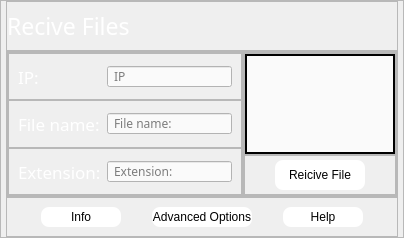
        <widget class="QFrame" name="Recive">
         <property name="styleSheet">
          <string notr="true">background-color: none;</string>
         </property>
         <property name="frameShape">
          <enum>QFrame::StyledPanel</enum>
         </property>
         <property name="frameShadow">
          <enum>QFrame::Raised</enum>
         </property>
         <layout class="QVBoxLayout" name="verticalLayout_14">
          <property name="spacing">
           <number>0</number>
          </property>
          <property name="leftMargin">
           <number>5</number>
          </property>
          <property name="topMargin">
           <number>0</number>
          </property>
          <property name="rightMargin">
           <number>5</number>
          </property>
          <property name="bottomMargin">
           <number>0</number>
          </property>
          <item>
           <widget class="QFrame" name="Frame_lable">
            <property name="minimumSize">
             <size>
              <width>0</width>
              <height>50</height>
             </size>
            </property>
            <property name="maximumSize">
             <size>
              <width>16777215</width>
              <height>50</height>
             </size>
            </property>
            <property name="frameShape">
             <enum>QFrame::StyledPanel</enum>
            </property>
            <property name="frameShadow">
             <enum>QFrame::Raised</enum>
            </property>
            <layout class="QVBoxLayout" name="verticalLayout_15">
             <property name="spacing">
              <number>0</number>
             </property>
             <property name="leftMargin">
              <number>0</number>
             </property>
             <property name="topMargin">
              <number>0</number>
             </property>
             <property name="rightMargin">
              <number>0</number>
             </property>
             <property name="bottomMargin">
              <number>0</number>
             </property>
             <item>
              <widget class="QLabel" name="label_Recive">
               <property name="font">
                <font>
                 <family>Sylfaen</family>
                 <pointsize>17</pointsize>
                </font>
               </property>
               <property name="styleSheet">
                <string notr="true">color: rgb(255, 255, 255);</string>
               </property>
               <property name="text">
                <string>Recive Files</string>
               </property>
              </widget>
             </item>
            </layout>
           </widget>
          </item>
          <item>
           <widget class="QFrame" name="frame_recive">
            <property name="frameShape">
             <enum>QFrame::StyledPanel</enum>
            </property>
            <property name="frameShadow">
             <enum>QFrame::Raised</enum>
            </property>
            <layout class="QHBoxLayout" name="horizontalLayout_7">
             <property name="spacing">
              <number>0</number>
             </property>
             <property name="leftMargin">
              <number>0</number>
             </property>
             <property name="topMargin">
              <number>0</number>
             </property>
             <property name="rightMargin">
              <number>0</number>
             </property>
             <property name="bottomMargin">
              <number>0</number>
             </property>
             <item>
              <widget class="QFrame" name="frame">
               <property name="frameShape">
                <enum>QFrame::StyledPanel</enum>
               </property>
               <property name="frameShadow">
                <enum>QFrame::Raised</enum>
               </property>
               <layout class="QVBoxLayout" name="verticalLayout_10">
                <property name="spacing">
                 <number>0</number>
                </property>
                <property name="leftMargin">
                 <number>0</number>
                </property>
                <property name="topMargin">
                 <number>0</number>
                </property>
                <property name="rightMargin">
                 <number>0</number>
                </property>
                <property name="bottomMargin">
                 <number>0</number>
                </property>
                <item>
                 <widget class="QFrame" name="frame_IP">
                  <property name="frameShape">
                   <enum>QFrame::StyledPanel</enum>
                  </property>
                  <property name="frameShadow">
                   <enum>QFrame::Raised</enum>
                  </property>
                  <layout class="QHBoxLayout" name="horizontalLayout_10">
                   <property name="spacing">
                    <number>0</number>
                   </property>
                   <property name="leftMargin">
                    <number>9</number>
                   </property>
                   <property name="topMargin">
                    <number>9</number>
                   </property>
                   <property name="rightMargin">
                    <number>9</number>
                   </property>
                   <property name="bottomMargin">
                    <number>9</number>
                   </property>
                   <item>
                    <widget class="QLabel" name="label_IP">
                     <property name="font">
                      <font>
                       <family>Sylfaen</family>
                       <pointsize>13</pointsize>
                      </font>
                     </property>
                     <property name="styleSheet">
                      <string notr="true">color: rgb(255, 255, 255);</string>
                     </property>
                     <property name="text">
                      <string>IP:</string>
                     </property>
                    </widget>
                   </item>
                   <item>
                    <widget class="QLineEdit" name="lineEdit_IP">
                     <property name="minimumSize">
                      <size>
                       <width>125</width>
                       <height>0</height>
                      </size>
                     </property>
                     <property name="maximumSize">
                      <size>
                       <width>100</width>
                       <height>16777215</height>
                      </size>
                     </property>
                     <property name="font">
                      <font>
                       <family>Sylfaen</family>
                      </font>
                     </property>
                     <property name="styleSheet">
                      <string notr="true">QLineEdit {
	border: 2px solid	rgb(0, 0, 0);
	border -radius: 20px;
	color: rgb(0, 0, 0);
	padding-left: 4px;	
	background-color: rgb(250, 250, 250);
}
</string>
                     </property>
                     <property name="placeholderText">
                      <string>IP</string>
                     </property>
                    </widget>
                   </item>
                  </layout>
                 </widget>
                </item>
                <item>
                 <widget class="QFrame" name="frame_file">
                  <property name="frameShape">
                   <enum>QFrame::StyledPanel</enum>
                  </property>
                  <property name="frameShadow">
                   <enum>QFrame::Raised</enum>
                  </property>
                  <layout class="QHBoxLayout" name="horizontalLayout_12">
                   <item>
                    <widget class="QLabel" name="label_IP_3">
                     <property name="font">
                      <font>
                       <family>Sylfaen</family>
                       <pointsize>13</pointsize>
                      </font>
                     </property>
                     <property name="styleSheet">
                      <string notr="true">color: rgb(255, 255, 255);</string>
                     </property>
                     <property name="text">
                      <string>File name:</string>
                     </property>
                    </widget>
                   </item>
                   <item>
                    <widget class="QLineEdit" name="lineEdit_file">
                     <property name="minimumSize">
                      <size>
                       <width>125</width>
                       <height>0</height>
                      </size>
                     </property>
                     <property name="maximumSize">
                      <size>
                       <width>100</width>
                       <height>16777215</height>
                      </size>
                     </property>
                     <property name="font">
                      <font>
                       <family>Sylfaen</family>
                      </font>
                     </property>
                     <property name="styleSheet">
                      <string notr="true">QLineEdit {
	border: 2px solid	rgb(0, 0, 0);
	border -radius: 20px;
	color: rgb(0, 0, 0);
	padding-left: 4px;	
	background-color: rgb(250, 250, 250);
}
</string>
                     </property>
                     <property name="placeholderText">
                      <string>File name:</string>
                     </property>
                    </widget>
                   </item>
                  </layout>
                 </widget>
                </item>
                <item>
                 <widget class="QFrame" name="frame_extension">
                  <property name="frameShape">
                   <enum>QFrame::StyledPanel</enum>
                  </property>
                  <property name="frameShadow">
                   <enum>QFrame::Raised</enum>
                  </property>
                  <layout class="QHBoxLayout" name="horizontalLayout_14">
                   <item>
                    <widget class="QLabel" name="label_IP_4">
                     <property name="font">
                      <font>
                       <family>Sylfaen</family>
                       <pointsize>13</pointsize>
                      </font>
                     </property>
                     <property name="styleSheet">
                      <string notr="true">color: rgb(255, 255, 255);</string>
                     </property>
                     <property name="text">
                      <string>Extension:</string>
                     </property>
                    </widget>
                   </item>
                   <item>
                    <widget class="QLineEdit" name="lineEdit_file_2">
                     <property name="minimumSize">
                      <size>
                       <width>125</width>
                       <height>0</height>
                      </size>
                     </property>
                     <property name="maximumSize">
                      <size>
                       <width>100</width>
                       <height>16777215</height>
                      </size>
                     </property>
                     <property name="font">
                      <font>
                       <family>Sylfaen</family>
                      </font>
                     </property>
                     <property name="styleSheet">
                      <string notr="true">QLineEdit {
	border: 2px solid	rgb(0, 0, 0);
	border -radius: 20px;
	color: rgb(0, 0, 0);
	padding-left: 4px;	
	background-color: rgb(250, 250, 250);
}
</string>
                     </property>
                     <property name="placeholderText">
                      <string>Extension:</string>
                     </property>
                    </widget>
                   </item>
                  </layout>
                 </widget>
                </item>
               </layout>
              </widget>
             </item>
             <item>
              <widget class="QFrame" name="frame_Button">
               <property name="frameShape">
                <enum>QFrame::StyledPanel</enum>
               </property>
               <property name="frameShadow">
                <enum>QFrame::Raised</enum>
               </property>
               <layout class="QVBoxLayout" name="verticalLayout_17">
                <property name="spacing">
                 <number>0</number>
                </property>
                <property name="leftMargin">
                 <number>0</number>
                </property>
                <property name="topMargin">
                 <number>0</number>
                </property>
                <property name="rightMargin">
                 <number>0</number>
                </property>
                <property name="bottomMargin">
                 <number>0</number>
                </property>
                <item>
                 <widget class="QFrame" name="frame_2">
                  <property name="frameShape">
                   <enum>QFrame::StyledPanel</enum>
                  </property>
                  <property name="frameShadow">
                   <enum>QFrame::Raised</enum>
                  </property>
                  <layout class="QHBoxLayout" name="horizontalLayout_9">
                   <property name="spacing">
                    <number>0</number>
                   </property>
                   <property name="leftMargin">
                    <number>0</number>
                   </property>
                   <property name="topMargin">
                    <number>0</number>
                   </property>
                   <property name="rightMargin">
                    <number>0</number>
                   </property>
                   <property name="bottomMargin">
                    <number>0</number>
                   </property>
                   <item>
                    <widget class="QTextEdit" name="textEdit_Status">
                     <property name="maximumSize">
                      <size>
                       <width>150</width>
                       <height>100</height>
                      </size>
                     </property>
                     <property name="styleSheet">
                      <string notr="true">QTextEdit {
	border: 2px solid	;
	color: rgb(187, 195, 200);
	border -radius: 20px;
	color: rgb(0, 0, 0);
	background-color: rgb(250, 250, 250);
}</string>
                     </property>
                    </widget>
                   </item>
                  </layout>
                 </widget>
                </item>
                <item>
                 <widget class="QFrame" name="frame_resive">
                  <property name="minimumSize">
                   <size>
                    <width>0</width>
                    <height>40</height>
                   </size>
                  </property>
                  <property name="frameShape">
                   <enum>QFrame::StyledPanel</enum>
                  </property>
                  <property name="frameShadow">
                   <enum>QFrame::Raised</enum>
                  </property>
                  <layout class="QHBoxLayout" name="horizontalLayout_8">
                   <property name="spacing">
                    <number>0</number>
                   </property>
                   <property name="leftMargin">
                    <number>0</number>
                   </property>
                   <property name="topMargin">
                    <number>0</number>
                   </property>
                   <property name="rightMargin">
                    <number>0</number>
                   </property>
                   <property name="bottomMargin">
                    <number>0</number>
                   </property>
                   <item>
                    <widget class="QPushButton" name="Button_resive">
                     <property name="maximumSize">
                      <size>
                       <width>90</width>
                       <height>30</height>
                      </size>
                     </property>
                     <property name="styleSheet">
                      <string notr="true">QPushButton{
	border: none;
	border-radius: 8px;
	
	background-color: rgb(255, 255, 255);
}
QPushButton:hover{
	background-color: rgba(166, 166, 166, 150);
}</string>
                     </property>
                     <property name="text">
                      <string>Reicive File</string>
                     </property>
                    </widget>
                   </item>
                  </layout>
                 </widget>
                </item>
               </layout>
              </widget>
             </item>
            </layout>
           </widget>
          </item>
          <item>
           <widget class="QFrame" name="frame_button_info">
            <property name="minimumSize">
             <size>
              <width>0</width>
              <height>40</height>
             </size>
            </property>
            <property name="maximumSize">
             <size>
              <width>16777215</width>
              <height>40</height>
             </size>
            </property>
            <property name="frameShape">
             <enum>QFrame::StyledPanel</enum>
            </property>
            <property name="frameShadow">
             <enum>QFrame::Raised</enum>
            </property>
            <layout class="QHBoxLayout" name="horizontalLayout_6">
             <item>
              <widget class="QPushButton" name="Button_Info">
               <property name="maximumSize">
                <size>
                 <width>80</width>
                 <height>20</height>
                </size>
               </property>
               <property name="styleSheet">
                <string notr="true">QPushButton{
	border: none;
	border-radius: 8px;
	
	background-color: rgb(255, 255, 255);
}
QPushButton:hover{
	background-color: rgba(166, 166, 166, 150);
}</string>
               </property>
               <property name="text">
                <string>Info</string>
               </property>
              </widget>
             </item>
             <item>
              <widget class="QPushButton" name="Button_options">
               <property name="maximumSize">
                <size>
                 <width>100</width>
                 <height>20</height>
                </size>
               </property>
               <property name="styleSheet">
                <string notr="true">QPushButton{
	border: none;
	border-radius: 8px;
	
	background-color: rgb(255, 255, 255);
}
QPushButton:hover{
	background-color: rgba(166, 166, 166, 150);
}</string>
               </property>
               <property name="text">
                <string>Advanced Options</string>
               </property>
              </widget>
             </item>
             <item>
              <widget class="QPushButton" name="Button_help">
               <property name="maximumSize">
                <size>
                 <width>80</width>
                 <height>20</height>
                </size>
               </property>
               <property name="styleSheet">
                <string notr="true">QPushButton{
	border: none;
	border-radius: 8px;
	
	background-color: rgb(255, 255, 255);
}
QPushButton:hover{
	background-color: rgba(166, 166, 166, 150);
}</string>
               </property>
               <property name="text">
                <string>Help</string>
               </property>
              </widget>
             </item>
            </layout>
           </widget>
          </item>
         </layout>
        </widget>
